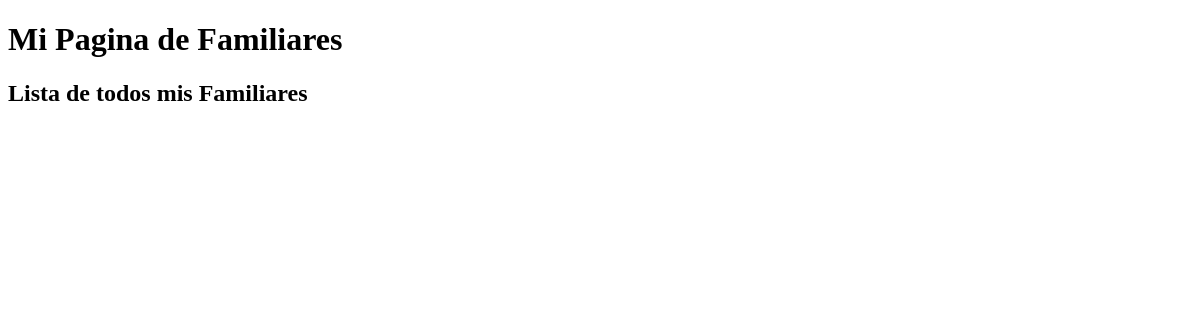
Page /mi-familia/ on the earlier database version.
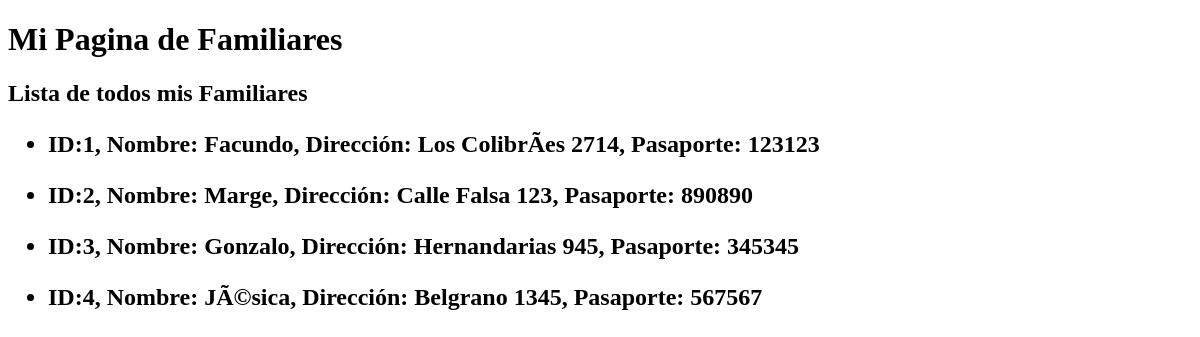
Same page on the later database version.
### applorenzo/models.py (models this page shows, shortened)
class Familiar(models.Model):
        nombre = models.CharField(max_length=100)
        direccion = models.CharField(max_length=200)
        numero_pasaporte = models.IntegerField()

### applorenzo/views.py (the view)
# urls.py: path('mi-familia/', monstrar_familiares),
def monstrar_familiares(request):
  lista_familiares = Familiar.objects.all()
  return render(request, "applorenzo/familiares.html", {"lista_familiares": lista_familiares})

### applorenzo/templates/applorenzo/familiares.html
{% extends 'applorenzo/base.html' %}
{% block titulo%} Lista de todos mis Familiares {% endblock %}
{% block contenido %}
  {% for familiar in lista_familiares %}
      <ul>
          <li> ID:{{familiar.id}}, Nombre: {{familiar.nombre}}, Dirección: {{familiar.direccion}}, Pasaporte: {{familiar.numero_pasaporte}}</li>
      </ul>
  {% endfor %}
{% endblock %}

### applorenzo/templates/applorenzo/base.html (shortened to what this page needs)
<!DOCTYPE html>
<html lang="en">
<head>
</head>
<body>
    <h1> Mi Pagina de Familiares </h1>
    <h2>{% block titulo %}{% endblock %}<h2>
    {% block contenido %}{% endblock %}
</body>
</html>

Differences in the rows shown:
added Familiar: id "1", nombre "Facundo", direccion "Los ColibrÃ­es 2714", numero_pasaporte "123123"
added Familiar: id "2", nombre "Marge", direccion "Calle Falsa 123", numero_pasaporte "890890"
added Familiar: id "3", nombre "Gonzalo", direccion "Hernandarias 945", numero_pasaporte "345345"
added Familiar: id "4", nombre "JÃ©sica", direccion "Belgrano 1345", numero_pasaporte "567567"
